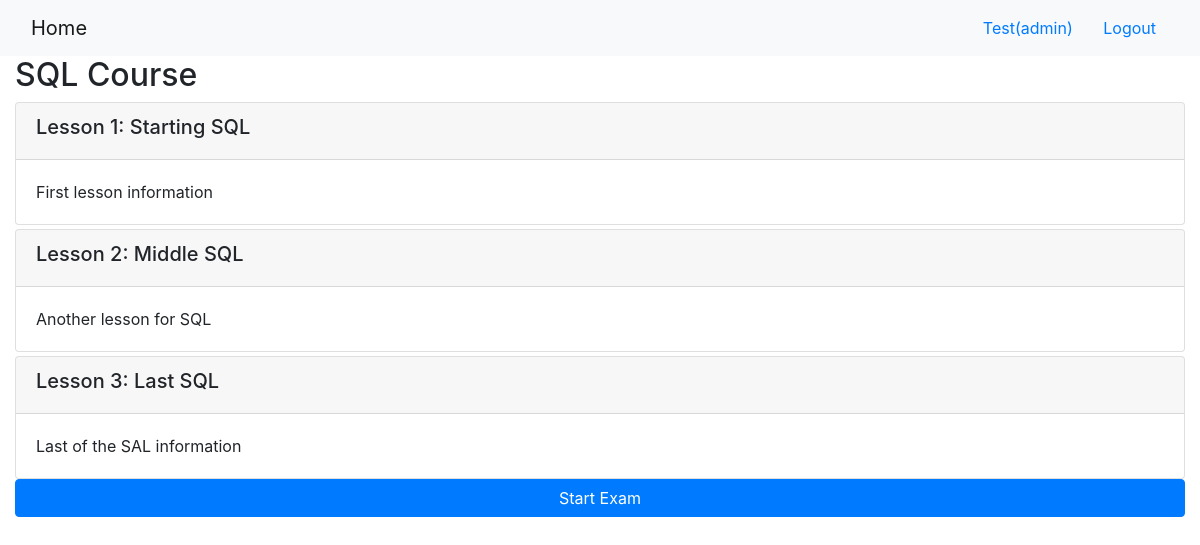
/onlinecourse/1/ (signed in), run on the app's committed database.
### onlinecourse/models.py (models this page shows, shortened)
class Course(models.Model):
    name = models.CharField(null=False, max_length=30, default='online course')
    image = models.ImageField(upload_to='course_images/', blank=True)
    description = models.CharField(max_length=1000)
    pub_date = models.DateField(null=True)
    instructors = models.ManyToManyField(Instructor)
    users = models.ManyToManyField(settings.AUTH_USER_MODEL, through='Enrollment')
    total_enrollment = models.IntegerField(default=0)
    is_enrolled = False

class Lesson(models.Model):
    title = models.CharField(max_length=200, default="title")
    order = models.IntegerField(default=0)
    course = models.ForeignKey(Course, on_delete=models.CASCADE)
    content = models.TextField()

### onlinecourse/views.py (the view)
# urls.py: path('<int:pk>/', views.CourseDetailView.as_view(), name='course_details'),
class CourseDetailView(generic.DetailView):
    model = Course
    template_name = 'onlinecourse/course_detail_bootstrap.html'

### onlinecourse/templates/onlinecourse/course_detail_bootstrap.html (shortened to what this page needs)
<!DOCTYPE html>
<html lang="en">
<head>
     {% load static %}
    <link rel="stylesheet" href="https://maxcdn.bootstrapcdn.com/bootstrap/4.5.2/css/bootstrap.min.css">
</head>
<body>
    <nav class="navbar navbar-light bg-light">
        <div class="container-fluid">
            <div class="navbar-header">
                  <a class="navbar-brand" href="{% url 'onlinecourse:index' %}">Home</a>
            </div>
            <ul class="nav navbar-nav navbar-right">
                {% if user.is_authenticated %}
                <li>
                    <a class="btn btn-link" href="#">{{ user.first_name }}({{ user.username }})</a>
                    <a class="btn btn-link" href="{% url 'onlinecourse:logout' %}">Logout</a>
                </li>
                {% endif %}
            </ul>
        </div>
    </nav>
    <div class="container-fluid">
            <h2>{{ course.name }}</h2>
            <div class="card-columns-vertical">
                {% for lesson in course.lesson_set.all %}
                    <div class="card mt-1">
                        <div class="card-header"><h5>Lesson {{lesson.order|add:1}}: {{lesson.title}}</h5></div>
                        <div class="card-body">{{lesson.content}}</div>
                    </div>
                {% endfor %}
            </div>
            <button class="btn btn-primary btn-block" type="button" data-toggle="collapse" data-target="#exam" aria-expanded="false" aria-controls="exam">
                Start Exam
            </button>
    </div>
</body>
</html>

### data on the page
Course: name "SQL Course"
Lesson: order|add "1", title "Starting SQL", content "First lesson information"
Lesson: order|add "2", title "Middle SQL", content "Another lesson for SQL"
Lesson: order|add "3", title "Last SQL", content "Last of the SAL information"

### other printed values
{{ user.first_name }} "Test"
{{ user.username }} "admin"
